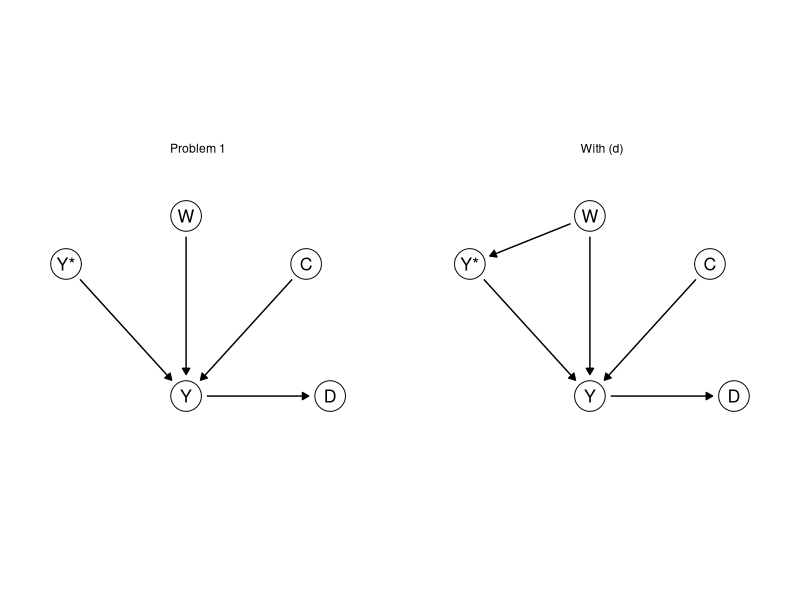
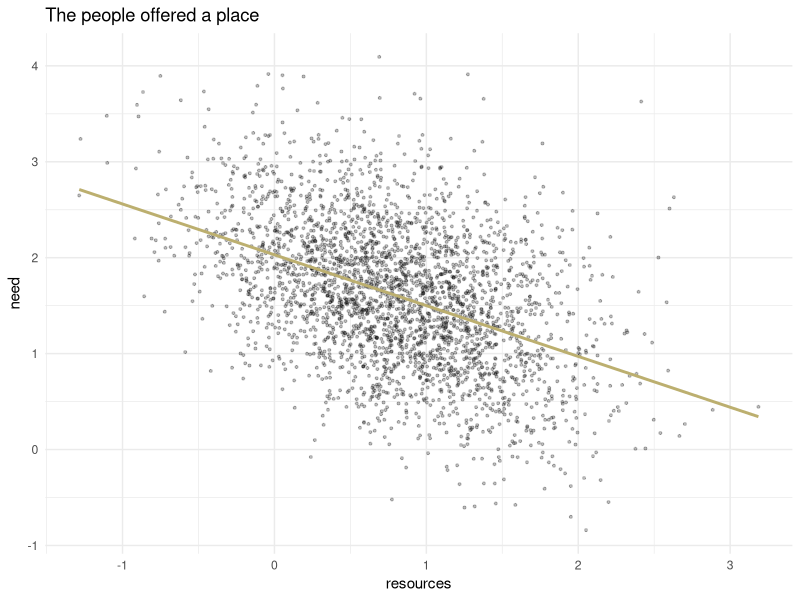

Generate these figures, in order, with R:
## ---- chunk 1
library(ggplot2)
library(dplyr)
theme_set(theme_minimal())

# Causal graphs: letters in circles, one panel per value of `panel` (from last week's class sheet). A
# circle's size is fixed on the page, in inches, while the figure's size decides how many
# inches a data unit is. draw_dag measures both on the graphics device open when it is
# called, and stops every arrow `gap` inches short of the circles.
draw_dag <- function(nodes, edges, xlim = c(-0.5, 2.5), ylim = c(-0.4, 1.4), gap = 0.05) {
  if (!"panel" %in% names(nodes)) { nodes$panel <- ""; edges$panel <- "" }
  dot <- 10; stroke <- 0.5; lw <- 0.5
  p <- ggplot() +
    geom_point(data = nodes, aes(x, y), size = dot, shape = 21, fill = "white", stroke = stroke) +
    geom_text(data = nodes, aes(x, y, label = name), size = 4.5) +
    facet_wrap(~ panel, nrow = 1) +
    coord_fixed(xlim = xlim, ylim = ylim) +
    theme_void()
  inch <- function(u, f) f(u, "in", valueOnly = TRUE)
  g <- ggplotGrob(p)
  pp <- ggplot_build(p)$layout$panel_params[[1]]
  per_unit <- min((dev.size("in")[1] - sum(inch(g$widths, grid::convertWidth))) /
                    (length(unique(nodes$panel)) * diff(pp$x.range)),
                  (dev.size("in")[2] - sum(inch(g$heights, grid::convertHeight))) / diff(pp$y.range))
  r <- 0.375 * (dot * .pt + stroke * .stroke / 2) / 72 + stroke * .stroke / 2 / 96 / 2
  e <- edges |>
    left_join(nodes, by = c("panel", "from" = "name")) |> rename(x0 = x, y0 = y) |>
    left_join(nodes, by = c("panel", "to" = "name")) |>
    mutate(len = sqrt((x - x0)^2 + (y - y0)^2), ux = (x - x0) / len, uy = (y - y0) / len,
           s0 = (r + gap) / per_unit, s1 = (r + gap + lw * .pt / 96 / 2) / per_unit,
           xs = x0 + s0 * ux, ys = y0 + s0 * uy, xe = x - s1 * ux, ye = y - s1 * uy)
  p + geom_segment(data = e, aes(x = xs, y = ys, xend = xe, yend = ye),
                   arrow = arrow(length = unit(0.18, "cm"), type = "closed"), linewidth = lw)
}
## ---- chunk 2
# The teacher's sheet and the sheet with solutions start from this seed. The student
# sheet gets none: the generator drops this div with the answers (convenor, 13 October).
set.seed(313)
## ---- chunk 3
b <- -0.5
f <- function(t) 0.5 * (1 - pnorm(t)) + 0.5 * (1 - pnorm(t - b)) - 0.10
t <- uniroot(f, c(0, 3))$root
s0 <- 1 - pnorm(t); s1 <- 1 - pnorm(t - b)
round(c(t = t, share0 = s0, share1 = s1, group1_places = s1 / (s0 + s1),
        need0 = dnorm(t) / s0, need1 = dnorm(t - b) / s1), 3)
## ---- chunk 4
n <- 100000
illness  <- rnorm(n)
visits   <- illness + rnorm(n)
reported <- visits + rnorm(n, sd = 0.5)
health   <- 0.5 * visits - 1.5 * illness + rnorm(n)
noisier  <- visits + rnorm(n, sd = 2)
round(c(slope = coef(lm(health ~ reported))[[2]],
        noisier = coef(lm(health ~ noisier))[[2]],
        adjusted = coef(lm(health ~ reported + illness))[[2]]), 3)
## ---- chunk 5
panels <- c("Problem 1", "With (d)")
nodes <- data.frame(panel = rep(panels, each = 5),
                    name = rep(c("Y*", "W", "C", "Y", "D"), 2),
                    x = rep(c(0, 1, 2, 1, 2.2), 2),
                    y = rep(c(1.1, 1.5, 1.1, 0, 0), 2))
edges <- data.frame(panel = rep(panels, times = c(4, 5)),
                    from = c("Y*", "W", "C", "Y", "Y*", "W", "C", "Y", "W"),
                    to = c("Y", "Y", "Y", "D", "Y", "Y", "Y", "D", "Y*"))
draw_dag(nodes, edges, xlim = c(-0.4, 2.6), ylim = c(-0.4, 1.9))
## ---- chunk 6
n <- 100000
need      <- rnorm(n)
resources <- rnorm(n, sd = sqrt(0.5))
seeking   <- rnorm(n, sd = 0.5)
noise     <- rnorm(n, sd = 0.5)
cost      <- need + resources + seeking + noise
selected  <- cost > quantile(cost, 0.97)
parts <- data.frame(cost, need, resources, seeking, noise)
round(colMeans(parts[selected, ]), 2)                  # step 1
mean(need[selected] > quantile(need, 0.97))            # step 2
cor(need[selected], resources[selected])               # step 3
## ---- chunk 7
ggplot(parts[selected, ], aes(resources, need)) +
  geom_point(alpha = 0.25, size = 0.7) +
  geom_smooth(method = "lm", se = FALSE, color = "#BCAF6F") +
  labs(x = "resources", y = "need", title = "The people offered a place")
## ---- chunk 8
cost_g <- cost + (resources > median(resources))       # step 4
selected_g <- cost_g > quantile(cost_g, 0.97)
round(colMeans(data.frame(cost = cost_g, need, resources, seeking, noise)[selected_g, ]), 2)
mean(need[selected_g] > quantile(need, 0.97))
c(before = mean(resources[selected] > median(resources)),
  after = mean(resources[selected_g] > median(resources)))

need2 <- -0.5 * resources + rnorm(n, sd = sqrt(0.875))  # step 5
cost2 <- need2 + resources + seeking + noise
round(mean(need2[cost2 > quantile(cost2, 0.97)]), 2)
